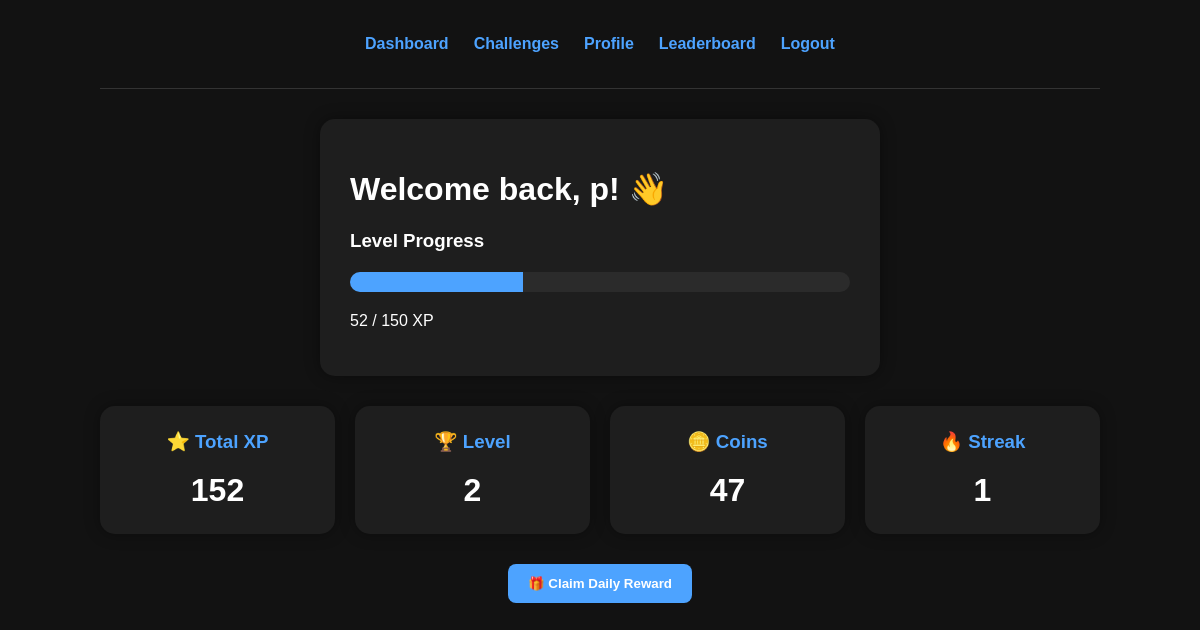
Page /dashboard (signed in) on the earlier database version.
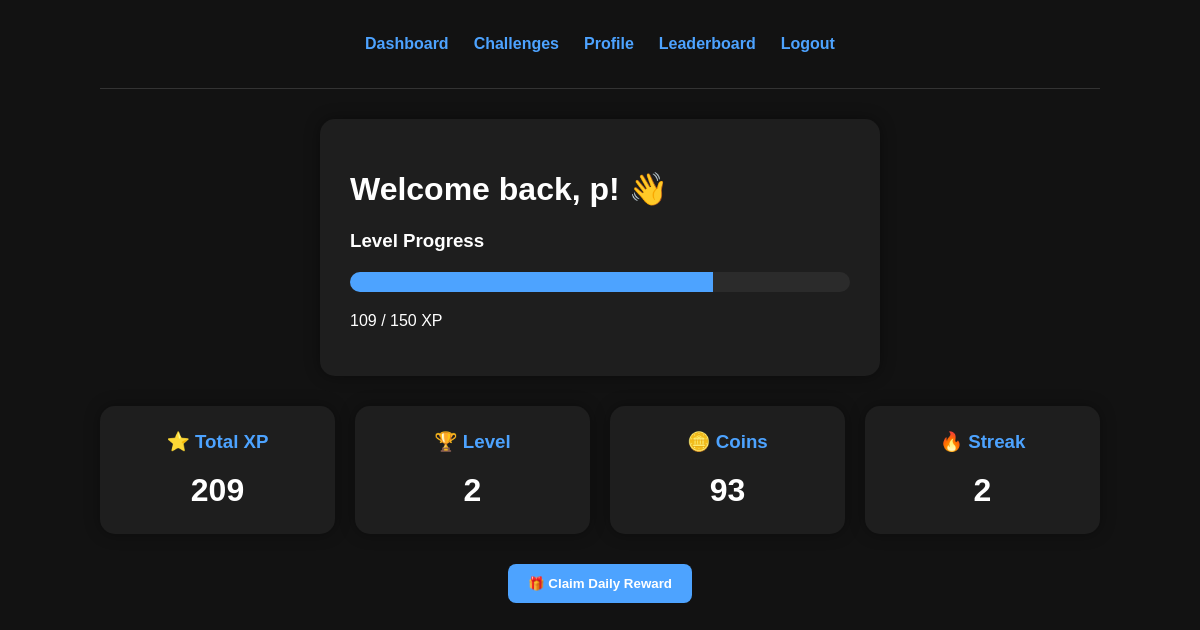
Same page on the later database version.
### models/user.py (models this page shows)
class User(UserMixin, db.Model):
    id = db.Column(db.Integer, primary_key=True)
    username = db.Column(db.String(80), unique=True, nullable=False)
    email = db.Column(db.String(120), unique=True, nullable=False)
    password = db.Column(db.String(200), nullable=False)
    level = db.Column(db.Integer, default=1)
    coins = db.Column(db.Integer, default=0)
    streak = db.Column(db.Integer, default=0)
    badges = db.relationship("Badge", secondary=user_badges, backref="users")
    total_xp = db.Column(db.Integer, default=0)
    level_xp = db.Column(db.Integer, default=0)
    last_daily = db.Column(db.Date, nullable=True)

### app.py (the view)
@app.route("/dashboard")
@login_required
def dashboard():
    return render_template("dashboard.html")

### app.py (called while the page is built)
@login_manager.user_loader
def load_user(user_id):
    return User.query.get(int(user_id))

### templates/dashboard.html
{% extends "base.html" %}
{% block content %}
{% set xp_needed = (100 * (1.5 ** (current_user.level - 1))) | int %}
<div class="card">
    <h1>Welcome back, {{ current_user.username }}! 👋</h1>
    <h3>Level Progress</h3>
    <div class="progress-bar">
        <div
            class="progress-fill"
            style="width: {{ (current_user.level_xp / xp_needed) * 100 if xp_needed > 0 else 0 }}%;"
        ></div>
    </div>
    <p>
        {{ current_user.level_xp }} / {{ xp_needed }} XP
    </p>
</div>
<div class="stats-grid">
    <div class="stat-card">
        <h3>⭐ Total XP</h3>
        <div class="stat-value">
            {{ current_user.total_xp }}
        </div>
    </div>
    <div class="stat-card">
        <h3>🏆 Level</h3>
        <div class="stat-value">
            {{ current_user.level }}
        </div>
    </div>
    <div class="stat-card">
        <h3>🪙 Coins</h3>
        <div class="stat-value">
            {{ current_user.coins }}
        </div>
    </div>
    <div class="stat-card">
        <h3>🔥 Streak</h3>
        <div class="stat-value">
            {{ current_user.streak }}
        </div>
    </div>
</div>
<div style="text-align: center; margin-top: 30px;">
    <a href="{{ url_for('daily_reward') }}">
        <button>
            🎁 Claim Daily Reward
        </button>
    </a>
</div>
{% endblock %}

### templates/base.html (shortened to what this page needs)
<!DOCTYPE html>
<html>
<head>
    <link
        rel="stylesheet"
        href="{{ url_for('static', filename='style.css') }}"
    >
</head>
<body>
<nav>
    {% if current_user.is_authenticated %}
        <a href="/dashboard">Dashboard</a>
        <a href="/challenges">Challenges</a>
        <a href="/profile">Profile</a>
        <a href="/leaderboard">Leaderboard</a>
        <a href="/logout">Logout</a>
    {% else %}
        <a href="/">Home</a>
        <a href="/login">Login</a>
        <a href="/register">Register</a>
    {% endif %}
</nav>
<hr>
{% block content %}
{% endblock %}
</body>
</html>

### static/style.css (style rules this page uses)
body { background-color: #121212; color: #ffffff; font-family: Arial, sans-serif; max-width: 1000px; margin: 0 auto; padding: 20px; }
nav { display: flex; justify-content: center; gap: 25px; padding: 15px 0; margin-bottom: 20px; }
nav a { color: #4da3ff; text-decoration: none; font-weight: bold; transition: 0.2s; }
.card { background-color: #1e1e1e; padding: 30px; border-radius: 15px; box-shadow: 0 0 15px rgba(0, 0, 0, 0.4); max-width: 500px; margin: 30px auto; }
button { padding: 12px 20px; border: none; border-radius: 8px; background-color: #4da3ff; color: white; cursor: pointer; font-weight: bold; transition: 0.2s; }
hr { border: none; border-top: 1px solid #333; margin-bottom: 20px; }
.stats-grid { display: grid; grid-template-columns: repeat(auto-fit, minmax(180px, 1fr)); gap: 20px; margin: 30px 0; }
.stat-card { background-color: #1e1e1e; border-radius: 15px; padding: 25px; text-align: center; box-shadow: 0 0 15px rgba(0, 0, 0, 0.35); transition: transform 0.2s; }
.stat-card h3 { margin-top: 0; color: #4da3ff; }
.stat-value { font-size: 2rem; font-weight: bold; margin-top: 10px; }
.progress-bar { width: 100%; height: 20px; background: #2b2b2b; border-radius: 10px; overflow: hidden; margin: 20px 0; }
.progress-fill { height: 100%; background: #4da3ff; }

Differences in the rows shown:
changed User: level_xp "52" → "109"; total_xp "152" → "209"; coins "47" → "93"; streak "1" → "2"
